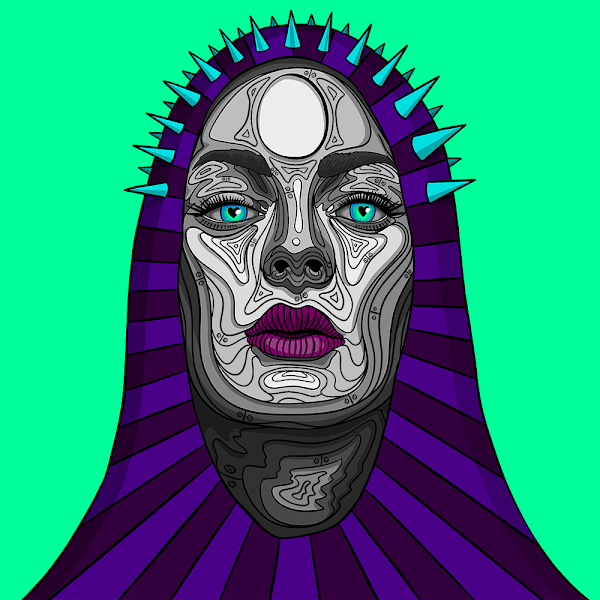
#> input picture PrimaDonna/PD_.png, 600 x 600 px
$ python mainOld.py
#> lines starting #> are read from the running program, lines starting #| are printed output that depends on the picture
from PIL import Image

img = Image.open("PD_.png")
#> img is the input picture: PIL image 600x600 RGB; mean R, G, B 41.4, 142.6, 122.3
img = img.convert("RGB")
img_data = img.getdata()
w, h = img.size
#> w = 600; h = 600

#lightcolor
BG_1 = [(0,255,155),(0,255,158),(0,255,157),(0,255,156),(0,211,128),(0,248,151),(0,106,63),(0,195,117),(0,213,129),(0,255,160),(0,128,76),(0,172,104),(0,226,137),(0,177,107),(0,241,147),(0,127,76),(0,88,51),(0,165,99),(0,255,159),(0,210,127),(0,169,102),(0,179,108),(0,251,153),(0,212,129),(0,195,119),(0,176,106),(0,156,93),(0,116,69),(0,91,54),(0,249,151),(0,246,149),(0,252,153),(0,239,145),(0,207,125),(0,186,112),(0,78,45),(0,76,45),(0,111,65),(0,128,77),(0,107,63),(0,237,144),(0,193,117),(0,219,133),(0,186,113),(0,173,104),(0,81,48),(0,112,66),(0,164,99),(0,197,120),(0,225,137),(0,244,148),(0,93,55),(0,166,100),(0,200,121),(0,215,130),(0,220,134),(0,57,32),(0,244,148),(0,93,55),(0,166,100),(0,200,121),(0,140,84),(0,255,162),(0,215,130),(0,87,51),(0,250,152),(0,133,79),(0,135,81),(0,255,162),(0,140,84),(0,167,101),(0,255,161),(0,185,112),(0,199,120),(0,201,122),(0,176,107),(0,167,101),(0,134,80),(0,148,89),(0,161,97),(0,255,161),(0,254,154),(0,127,75),(0,75,43),(0,221,134),(0,49,27),(0,46,25),(0,143,86),(0,150,90),(0,146,88),(0,132,79),(0,134,81),(0,147,89),(0,150,90),(0,149,90),(0,146,88),(0,183,111),(0,235,143),(0,131,78),(0,196,119),(0,235,143),(0,131,78),(0,220,133),(0,56,31),(0,205,124),(0,148,88),(0,245,149),(0,202,122),(0,232,141),(0,120,72),(0,242,147),(0,199,121),(0,238,144),(0,214,130),(0,124,74),(0,243,147),(0,209,126),(0,174,105),(0,253,154),(0,108,64),(0,215,131),(0,191,115),(0,57,33),(0,184,111),(0,238,145),(0,40,22),(0,110,64),(0,65,37),(0,163,98),(0,178,108),(0,159,95),(0,106,62),(0,182,110),(0,73,41),(0,246,150),(0,206,125),(0,235,143),(0,131,78),(0,61,38),(0,168,102),(0,66,37),(0,249,152),(0,94,55),(0,227,138),(0,90,52),(0,150,91),(0,230,140),(0,46,26),(0,240,124),(0,162,98),(0,204,124),(0,197,119),(0,88,49),(0,171,103),(0,78,40),(0,111,64),(0,224,136),(0,155,93),(0,247,150),(0,63,30),(0,191,116),(0,160,96),(0,240,146),(0,60,30),(0,39,19),(0,185,111),(0,247,150),(0,189,114),(0,195,118),(0,53,31),(0,61,34),(0,149,89),(0,67,40),(0,214,129),(0,95,55),(0,187,113),(0,54,31),(0,241,146),(0,210,128),(0,139,83),(0,218,132),(0,100,59),(0,89,52),(0,145,87),(0,217,132),(0,188,114),(0,157,94),(0,218,132),(0,37,20),(0,109,64),(0,243,148),(0,182,109),(0,111,66),(0,130,77),(0,99,59),(0,198,120),(0,234,142),(0,58,32),(0,118,70),(0,194,117),(0,188,114),(0,157,94),(0,121,72),(0,140,83),(0,198,119),(0,175,106),(0,113,66),(0,107,102),(0,252,154),(0,96,55),(0,137,82),(2,242,148),(1,254,155),(5,138,87),(5,31,37),(12,180,115),(6,229,146),(11,139,97),(10,205,127),(7,225,142),(4,31,34),(14,108,70),(13,152,104),(4,224,138),(3,241,148),(1,254,155),(8,19,41),(5,139,89),(10,175,111),(4,225,142),(2,83,53),(0,192,116),(0,104,62),(0,170,102),(0,39,21),(0,223,136),(0,100,58),(0,125,75),(0,159,96),(0,225,136),(0,62,36),(0,146,87),(0,170,102),(0,108,65),(0,169,101),(0,204,123),(0,122,73),(0,142,86),(0,203,123)]

BG_2 = [(0,231,141),(0,33,20),(0,84,50),(0,161,96),(0,170,103),(0,221,135),(0,157,95),(0,27,15),(0,71,41),(0,102,59),(0,139,84),(0,84,49),(0,135,80),(0,167,100),(0,180,108),(0,226,138),(0,74,44),(0,148,90),(0,22,135),(0,76,43),(0,157,95),(0,196,118),(0,235,142),(0,69,41),(0,222,135),(0,254,155),(0,68,41),(0,208,126),(0,98,57),(0,118,71),(0,28,18),(0,109,65),(0,162,97),(0,91,55),(0,31,17),(0,82,47),(0,108,63),(0,114,68),(0,236,144),(0,49,31),(0,107,64),(0,41,23),(0,81,46),(0,141,85),(0,223,135),(0,224,149),(0,44,27),(0,80,47),(0,80,47),(0,110,65),(0,231,140),(0,81,49),(0,133,80),(0,228,139),(0,47,26),(0,70,40),(0,105,61),(0,114,67),(0,187,114),(0,244,149),(0,54,33),(0,113,68),(0,233,142),(0,59,33),(0,114,67),(0,131,79),(0,153,92),(0,183,110),(0,236,143),(0,72,42),(0,117,69),(0,85,51),(0,212,128),(0,223,135),(0,154,93),(1,200,122),(1,232,141),(1,244,149),(0,251,152),(0,229,139),(0,233,141),(0,37,19),(0,43,23),(0,82,48),(0,117,69),(0,54,32),(0,52,31),(0,44,26),(0,110,65),(0,150,89),(0,209,127),(0,65,36),(0,120,71),(0,121,71),(0,180,109),(0,209,127),(0,96,57),(0,45,24),(0,180,109),(0,62,37),(0,74,43),(0,178,107),(0,119,71),(0,86,50),(0,96,57),(0,151,90),(0,194,118),(0,114,69),(0,190,115),(0,84,48),(0,202,123),(0,193,116),(0,48,28),(0,91,53),(0,190,115),(0,79,46),(0,216,131),(0,62,35),(0,179,107),(0,52,23),(0,120,70),(0,47,25)]
"""
HW_dar = [(0,169,171),(0,158,160),(0,161,163),(0,163,165),(0,189,191),(0,168,170),(0,164,165),(0,198,199),(0,146,146),(0,130,131),(0,131,131),(0,131,132),(0,132,132),(0,136,136),(0,62,62),(0,72,73),(0,149,149),(0,169,170),(0,169,172),(0,175,176),(0,161,162),(0,95,95),(0,192,194),(0,158,159),(0,162,162),(0,160,161),(0,160,160),(0,159,159),(0,140,140),(0,128,130),(0,135,136),(0,154,155),(0,118,118),(0,163,163),(0,150,151),(0,156,156),(0,128,129),(0,129,131),(0,97,99),(0,58,59),(0,124,125),(0,117,118),(0,126,126),(0,89,89),(0,142,142),(0,118,120),(0,45,45),(0,49,50),(0,112,113),(0,126,127),(0,109,110),(0,127,129),(0,79,80),(0,94,96),(0,165,165),(0,165,167),(0,187,189),(0,167,169),(0,162,164),(0,191,193),(0,166,168),(0,165,166),(0,157,159),(0,186,188),(0,162,163),(0,172,174),(0,163,164),(0,166,167),(0,181,182),(0,198,200),(0,207,209),(0,183,185),(0,164,166),(0,195,196),(0,195,197),(0,153,155),(0,154,156),(0,155,157),(0,156,158),(0,157,159),(0,158,160),(0,196,198),(0,212,214),(0,196,198),(0,202,203),(0,91,91),(0,83,83),(0,175,177),(0,171,173),(0,167,168),(0,179,180),(0,60,60),(0,167,168),(0,132,134),(0,48,48),(0,188,190),(0,183,184),(0,121,122),(0,184,186),(0,176,178),(0,173,174),(0,199,201),(0,64,64),(0,77,78),(0,188,190),(0,177,179),(0,180,182),(0,57,57),(0,148,150),(0,180,182),(0,136,137),(0,182,183),(0,127,128),(0,183,),(0,178,18),(0,205,207),(0,211,214),(0,182,184),(0,199,201),(0,185,187),(0,217,220),(0,203,205),(0,192,193),(0,192,193),(0,142,144),(0,74,75),(0,81,82),(0,178,180),(0,190,190),(0,114,116),(0,174,176),(0,100,101),(0,76,77),(0,181,183),(0,155,156),(0,190,191),(0,194,196),(0,139,138),(0,102,103),(0,52,52),(0,108,109),(0,95,96),(0,154,154),(0,146,147),(0,116,117),(0,119,120),(0,104,105),(0,82,83),(0,86,88),(0,87,89),(0,47,49),(0,46,47),(0,48,50),(0,43,45),(0,65,65),(0,58,58),(0,54,56),(0,89,90),(0,119,121),(0,120,122),(0,116,118),(0,168,171),(0,148,149)]

HW_lig = [(0,240,241),(0,222,224),(0,243,245),(0,124,124),(0,255,255),(0,220,222),(0,243,246),(0,219,221),(0,251,252),(0,251,252),(0,221,223),(0,237,240),(0,251,251),(0,250,250),(0,250,251),(0,237,239),(0,151,151),(0,240,242),(0,220,223),(0,221,224),(0,204,205),(0,231,233),(0,232,234),(0,238,240),(0,232,234),(0,225,228),(0,226,228),(0,226,229),(0,226,228),(0,223,225),(0,218,220),(0,217,219),(0,230,232),(0,226,229),(0,233,235),(0,228,230),(0,224,226),(0,229,231),(0,235,237),(0,241,242),(0,243,244),(0,238,241),(0,231,232),(0,225,227),(0,228,231),(0,222,223),(0,229,231),(0,225,227),(0,228,230),(0,223,224),(0,228,231),(0,227,229),(0,222,225),(0,227,230),(0,206,208),(0,203,206),(0,206,207),(0,218,218),(0,219,219),(0,230,230),(0,231,231),(0,235,238),(0,234,238),(0,234,237),(0,247,250),(0,249,251),(0,246,247),(0,242,243)]
"""
def color_cg(section, color):
#> called with color = (8, 148, 219)
  for y in range(h):
    for x in range(w):
      pxl_color = (img.getpixel((x, y)))
      if (pxl_color in section):
        img.putpixel((x, y), color)
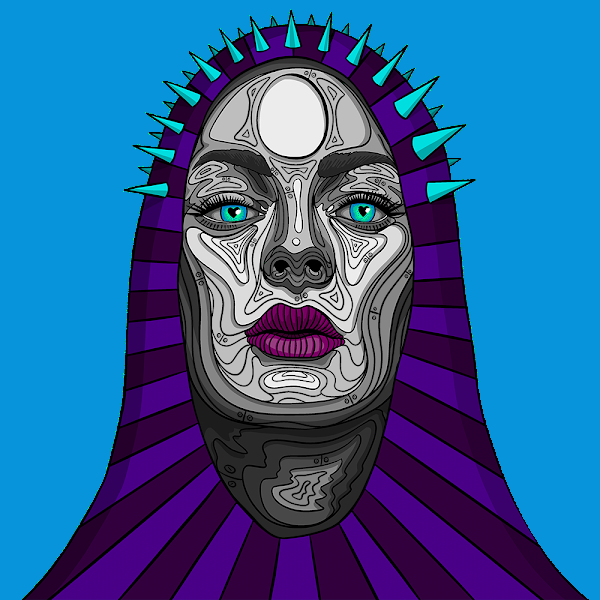
#> img: PIL image 600x600 RGB; mean R, G, B 45, 95, 151.1

color_cg(BG_1, (8, 148, 219))
color_cg(BG_2, (8, 148, 219))

img.save("PD_CC.png")

#Addimageontop
img =Image.open("PD_CC.png")
mask =Image.open("Additions.png")
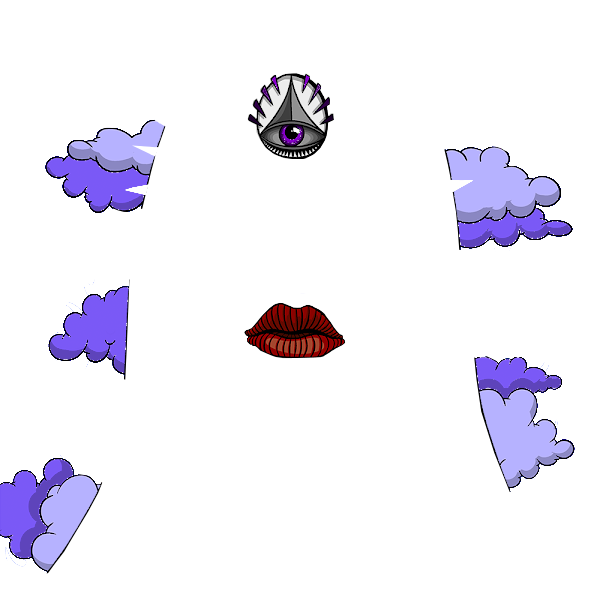
#> input picture PrimaDonna/Additions.png, 600 x 600 px
#> mask is the input picture: PIL image 600x600 RGBA; mean R, G, B, A 15.9, 13.5, 23.3, 30.8
img = img.convert("RGBA")
#> img: PIL image 600x600 RGBA
mask=mask.convert("RGBA")

img.paste(mask, (((img.width - mask.width) // 2), ((img.height - mask.height) // 2)), mask)
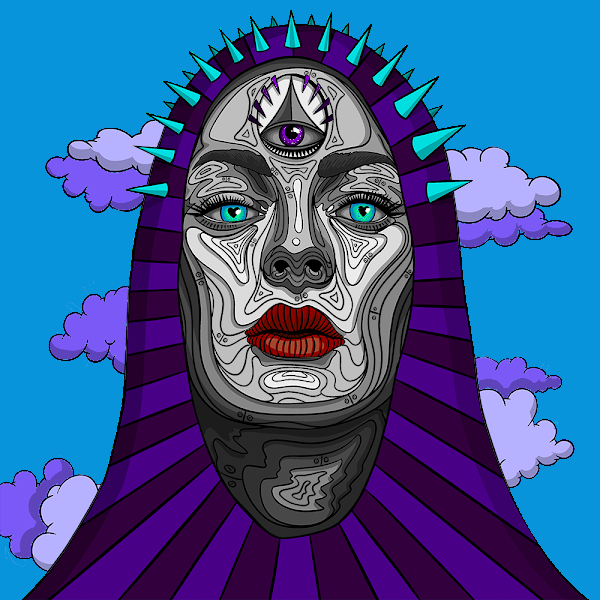
#> img: PIL image 600x600 RGBA; mean R, G, B, A 55.7, 90.9, 149.5, 254.8; transparent parts drawn white
img.save("Remix.png", format="png")
